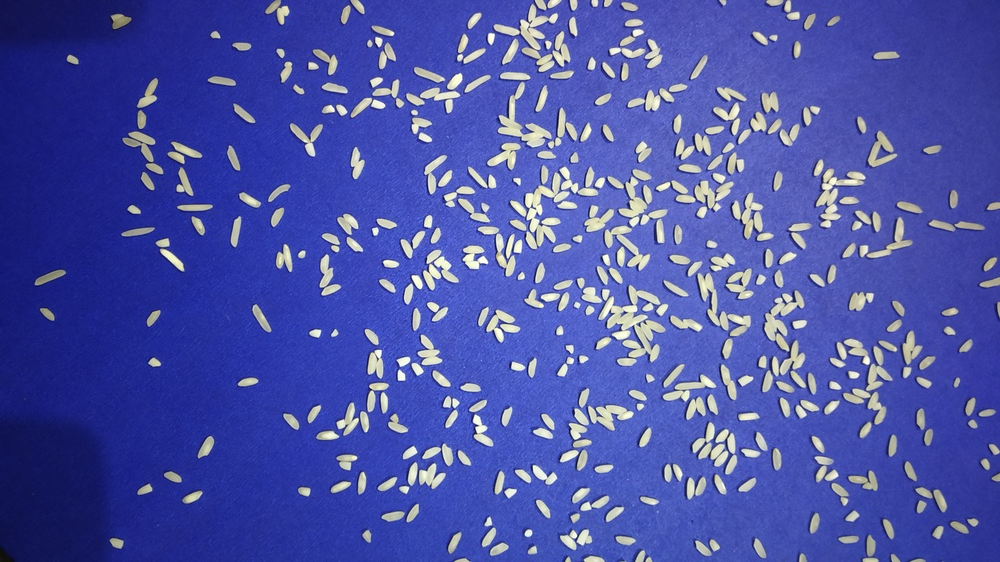
#> input picture image_1.jpg, 1000 x 562 px, shrunk from 4000 x 2250 before the run
$ python -i app.py   (imports and definitions only)
#> lines starting #> are read from the running program, lines starting #| are printed output that depends on the picture; after the words box and inside, x2 and y2 are one past the last pixel; in counts of white or black regions, pixels touching at a corner belong together
# Save this as app.py
import streamlit as st
import cv2
import numpy as np
from PIL import Image

# [1 line not run here, left out]

def process_seeds(image_array, area_threshold=200):
#> called with area_threshold = 200
    img = cv2.cvtColor(np.array(image_array), cv2.COLOR_RGB2BGR)
#> img is the input picture: shape (562, 1000, 3); mean B, G, R 166.6, 83.2, 74.8
    orig = img.copy()

    gray = cv2.cvtColor(img, cv2.COLOR_BGR2GRAY)
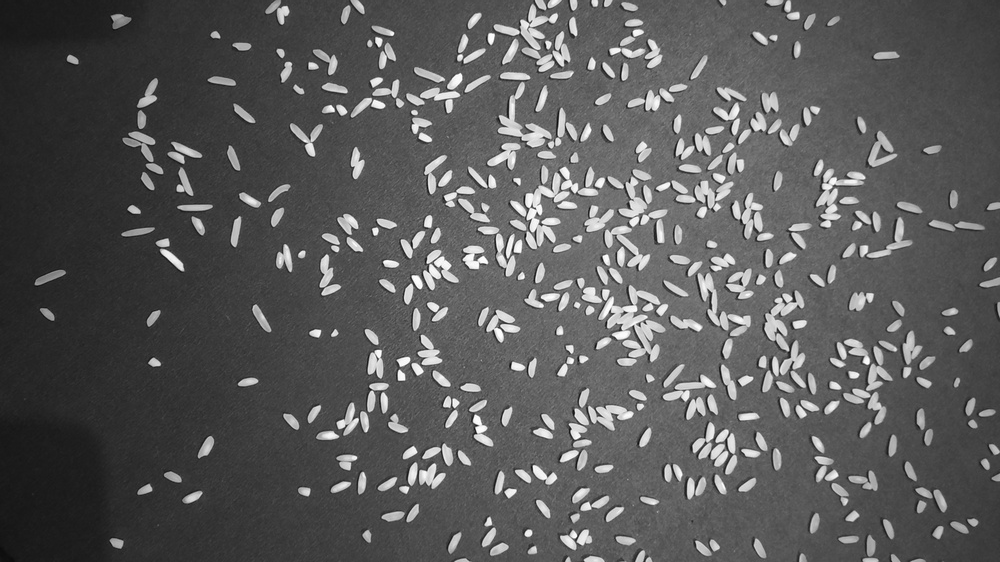
#> gray: shape (562, 1000); min 9, max 255, mean 90.2
    blur = cv2.GaussianBlur(gray, (5,5), 0)
    thresh = cv2.adaptiveThreshold(
        blur, 255,
        cv2.ADAPTIVE_THRESH_GAUSSIAN_C,
        cv2.THRESH_BINARY_INV,
        21, 1
    )
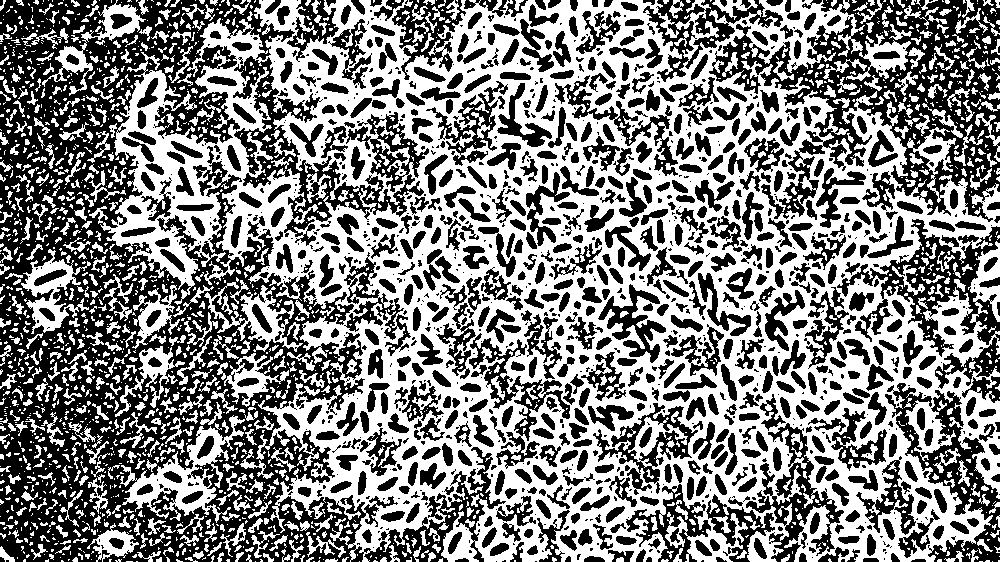
#> thresh: shape (562, 1000); 50.5% white; 1325 black regions (611 under 20 px)

    cnts, _ = cv2.findContours(thresh, cv2.RETR_EXTERNAL, cv2.CHAIN_APPROX_SIMPLE)
#> cnts = 1897 contours, 1487 with area under 20; largest, box (x1, y1, x2, y2) and area: (89, 0, 1000, 562) 341726, (120, 415, 245, 523) 3911, (21, 249, 91, 334) 2125, (204, 282, 303, 352) 1798, (42, 0, 146, 96) 1739
    output = orig.copy()
    seed_id = 0
    data = []

    for c in cnts:
        area = cv2.contourArea(c)
        if area < area_threshold:
            continue
        x, y, w, h = cv2.boundingRect(c)
        seed_id += 1
        mask = np.zeros(gray.shape, dtype=np.uint8)
        cv2.drawContours(mask, [c], -1, 255, -1)
        mean_val = cv2.mean(orig, mask=mask)[:3]

        brightness = int(np.mean(mean_val))
        if brightness < 85:
            color_label = 'dark'
        elif brightness < 170:
            color_label = 'medium'
        else:
            color_label = 'light'

        data.append({
            'id': seed_id,
            'size_px': area,
            'color': color_label
        })

        cv2.rectangle(output, (x,y), (x+w, y+h), (0,255,0), 2)
        cv2.putText(output, str(seed_id), (x, y-5),
                    cv2.FONT_HERSHEY_SIMPLEX, 0.6, (255,0,0), 2)
#> this loop made 1897 passes
#> (area, x, y, w, h, brightness, color_label) on passes 201, 584, 790, 823, 986, 995, 1019, 1081, 1682, 1852, 1869, 1886: (797, 87, 523, 52, 39, 69, 'dark'), (3911, 120, 415, 125, 108, 85, 'medium'), (1209.5, 224, 353, 65, 54, 93, 'medium'), (1039, 115, 346, 70, 71, 78, 'dark'), (1020, 132, 285, 48, 64, 80, 'dark'), (1797.5, 204, 282, 99, 70, 95, 'medium'), (266.5, 103, 274, 30, 47, 66, 'dark'), (2125, 21, 249, 70, 85, 69, 'dark'), (1056.5, 846, 34, 65, 47, 106, 'medium'), (246.5, 712, 0, 46, 20, 106, 'medium'), (341726.5, 89, 0, 911, 562, 124, 'medium'), (1739, 42, 0, 104, 96, 66, 'dark')
#> area on passes 28, 29, 51: 20.5, 23.5, 25
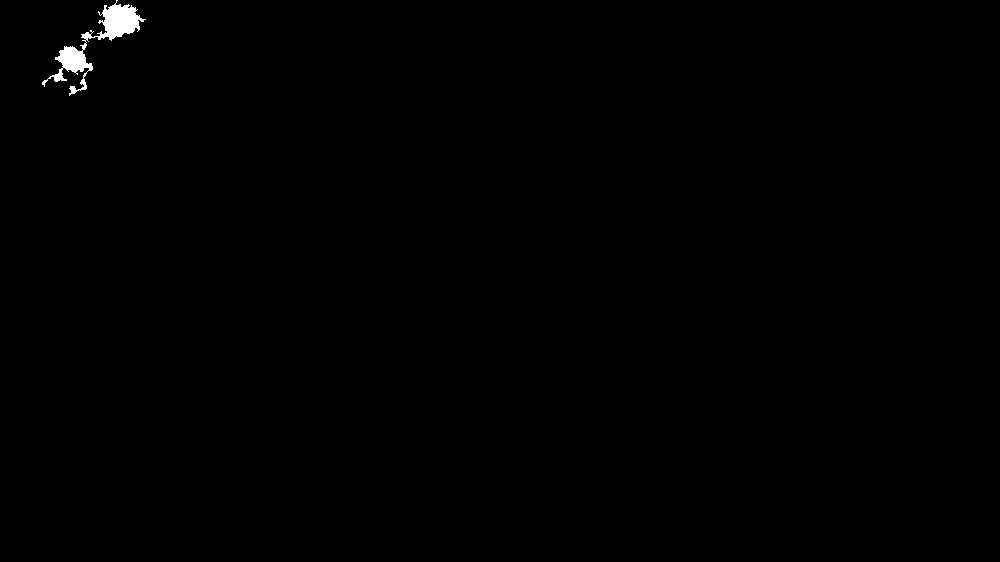
#> mask: shape (562, 1000); 0.36% white; 1 white region, box (x1, y1, x2, y2) and area: (42, 0, 146, 96) 2026
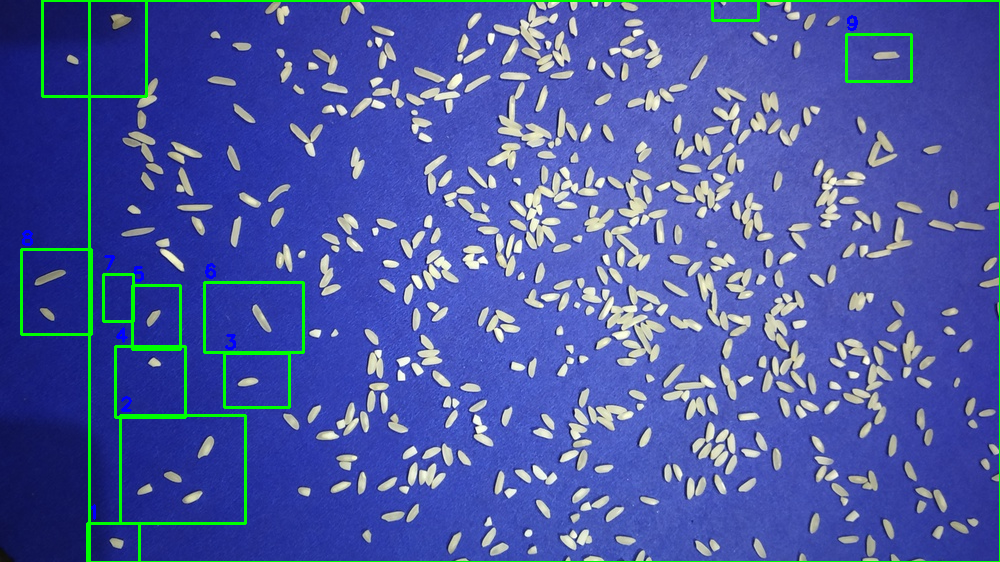
#> output: shape (562, 1000, 3); 2.41% of pixels changed, all inside (x1, y1, x2, y2) = (20, 0, 1000, 562)
#> after the loop, data = 12 items; seed_id = 12

    output_rgb = cv2.cvtColor(output, cv2.COLOR_BGR2RGB)
    orig_rgb = cv2.cvtColor(orig, cv2.COLOR_BGR2RGB)
    return orig_rgb, output_rgb, seed_id, data

# Upload image
# [16 lines not run here, left out]

>>> import cv2
>>> picture = cv2.cvtColor(cv2.imread('image_1.jpg'), cv2.COLOR_BGR2RGB)
>>> result = process_seeds(picture)

$ run again, on image_5.jpg
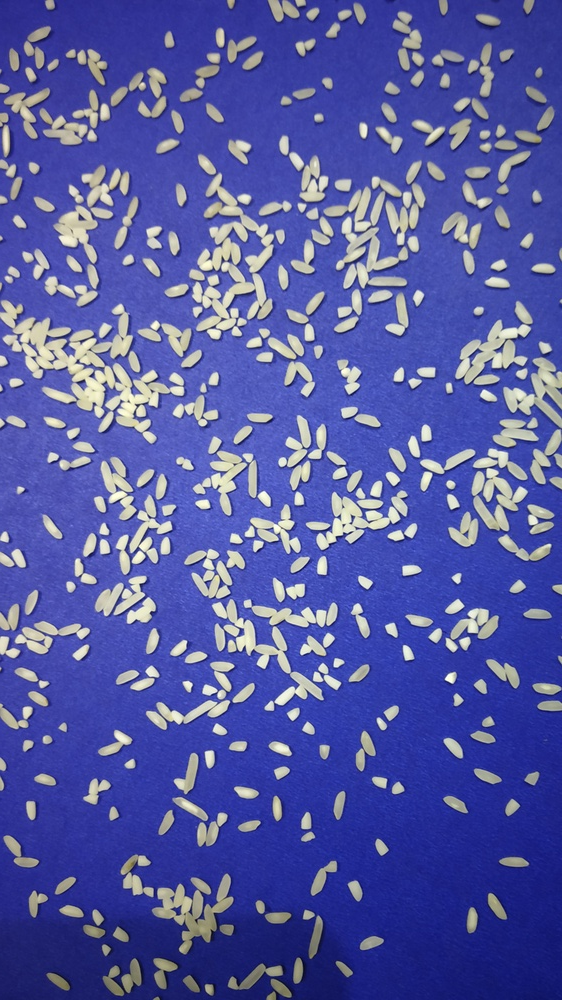
#> input picture image_5.jpg, 562 x 1000 px, shrunk from 2250 x 4000 before the run
#> in process_seeds, img is the input picture: shape (1000, 562, 3); mean B, G, R 162.7, 89.7, 84.3
#> in process_seeds, `thresh = cv2.adaptiveThreshold( blur, 255, cv2.ADAPTIVE_THRESH_GAUSSIA..`:
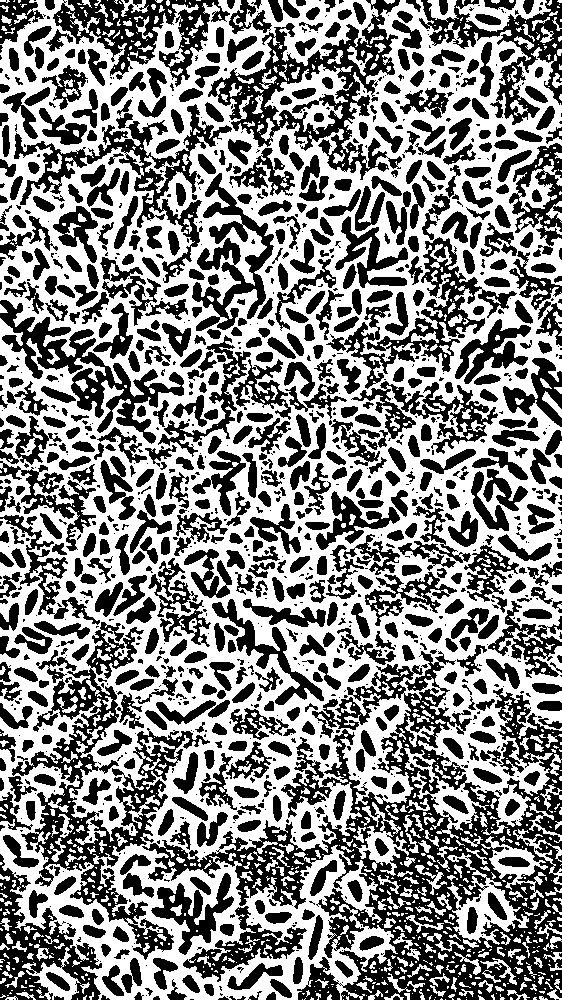
#> thresh: shape (1000, 562); 52.9% white; 1325 black regions (621 under 20 px)
#> cnts = 807 contours, 609 with area under 20; largest, box (x1, y1, x2, y2) and area: (0, 0, 562, 1000) 437124, (264, 64, 353, 134) 2640, (447, 853, 529, 948) 2452, (456, 0, 551, 32) 1281, (481, 836, 548, 899) 1254
#> the loop in process_seeds, `for c in cnts:` made 807 passes
#> (area, x, y, w, h, brightness, color_label) on passes 194, 402, 438, 451, 489, 673, 789, 792: (1027.5, 22, 947, 59, 53, 62, 'dark'), (2451.5, 447, 853, 82, 95, 75, 'dark'), (1254, 481, 836, 67, 63, 76, 'dark'), (303, 513, 829, 49, 56, 62, 'dark'), (1078, 353, 802, 56, 74, 83, 'dark'), (2640, 264, 64, 89, 70, 104, 'medium'), (1281, 456, 0, 95, 32, 88, 'medium'), (293.5, 427, 0, 32, 22, 82, 'dark')
#> after the loop in process_seeds, `for c in cnts:`:
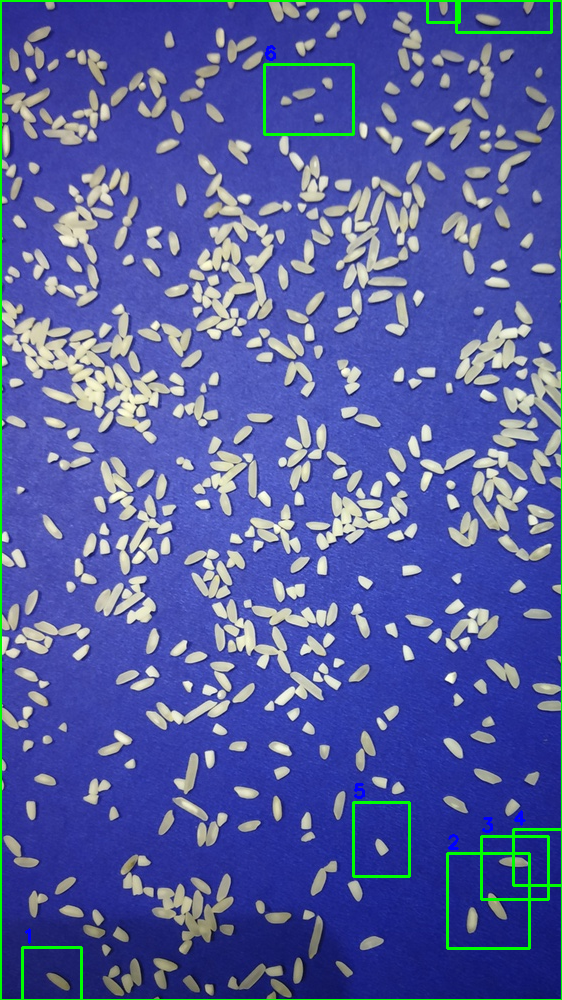
#> output: shape (1000, 562, 3); 1.84% of pixels changed, all inside (x1, y1, x2, y2) = (0, 0, 562, 1000)
#> after the loop in process_seeds, `for c in cnts:`: data = 9 items; seed_id = 9

$ run again, on broken_grain_1.jpg
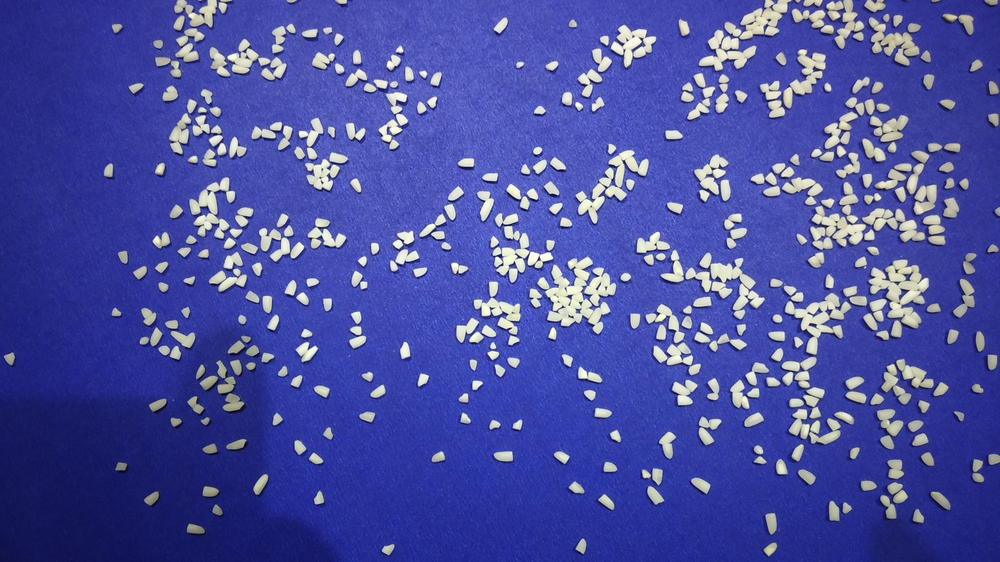
#> input picture broken_grain_1.jpg, 1000 x 562 px, shrunk from 4000 x 2250 before the run
#> in process_seeds, img is the input picture: shape (562, 1000, 3); mean B, G, R 160.5, 79.9, 73.9
#> in process_seeds, `thresh = cv2.adaptiveThreshold( blur, 255, cv2.ADAPTIVE_THRESH_GAUSSIA..`:
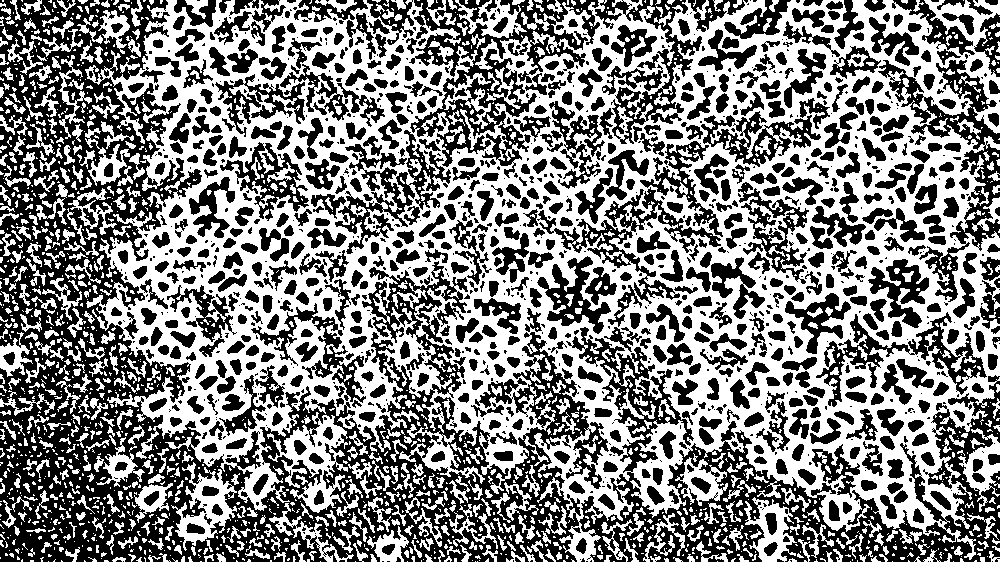
#> thresh: shape (562, 1000); 50.6% white; 1338 black regions (636 under 20 px)
#> cnts = 1611 contours, 1199 with area under 20; largest, box (x1, y1, x2, y2) and area: (85, 0, 1000, 562) 353118, (267, 412, 348, 513) 3178, (171, 462, 237, 551) 2277, (744, 497, 797, 562) 1665, (958, 428, 1000, 512) 1210
#> the loop in process_seeds, `for c in cnts:` made 1611 passes
#> (area, x, y, w, h, brightness, color_label) on passes 329, 389, 427, 493, 501, 538, 542, 606: (658.5, 367, 526, 42, 36, 86, 'medium'), (302, 601, 519, 32, 43, 76, 'dark'), (341.5, 643, 513, 42, 49, 75, 'dark'), (359, 449, 504, 49, 45, 76, 'dark'), (678.5, 269, 503, 85, 59, 56, 'dark'), (1665, 744, 497, 53, 65, 89, 'medium'), (248, 405, 497, 37, 50, 76, 'dark'), (649.5, 134, 483, 39, 40, 61, 'dark')
#> after the loop in process_seeds, `for c in cnts:`:
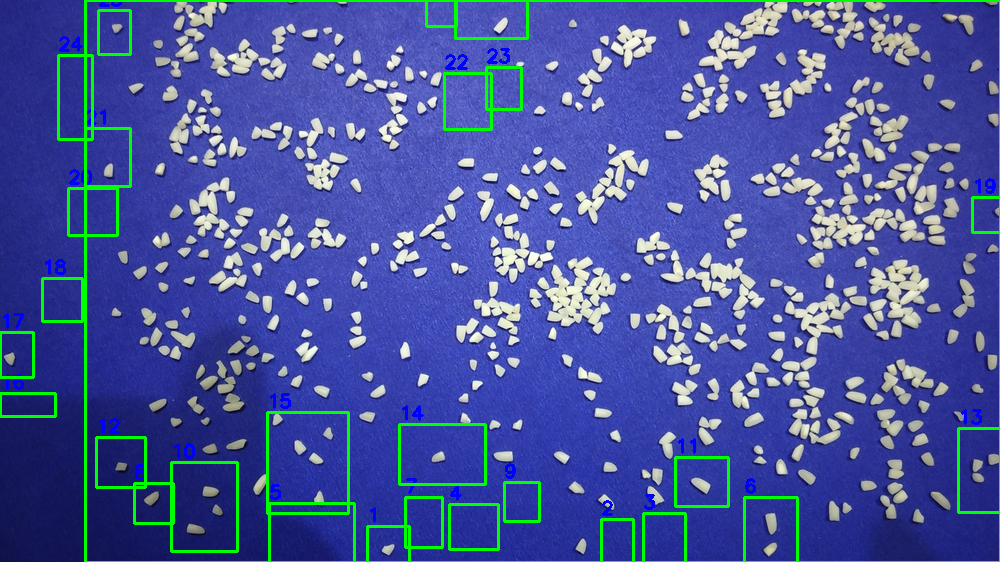
#> output: shape (562, 1000, 3); 3.95% of pixels changed, all inside (x1, y1, x2, y2) = (0, 0, 1000, 562)
#> after the loop in process_seeds, `for c in cnts:`: data = 28 items; seed_id = 28

$ run again, on broken_grain_3.jpg
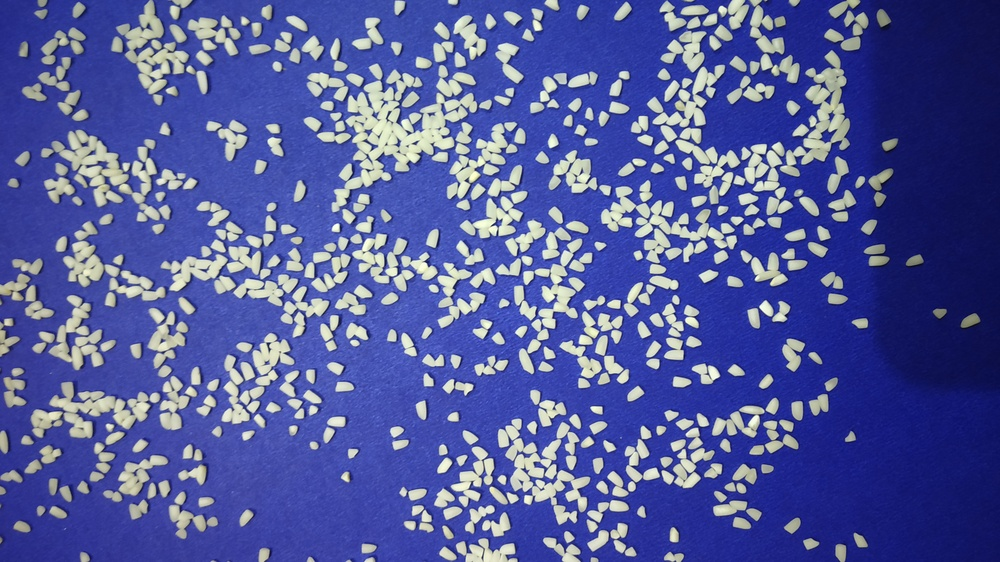
#> input picture broken_grain_3.jpg, 1000 x 562 px, shrunk from 4000 x 2250 before the run
#> in process_seeds, img is the input picture: shape (562, 1000, 3); mean B, G, R 156.3, 90.9, 82.7
#> in process_seeds, `thresh = cv2.adaptiveThreshold( blur, 255, cv2.ADAPTIVE_THRESH_GAUSSIA..`:
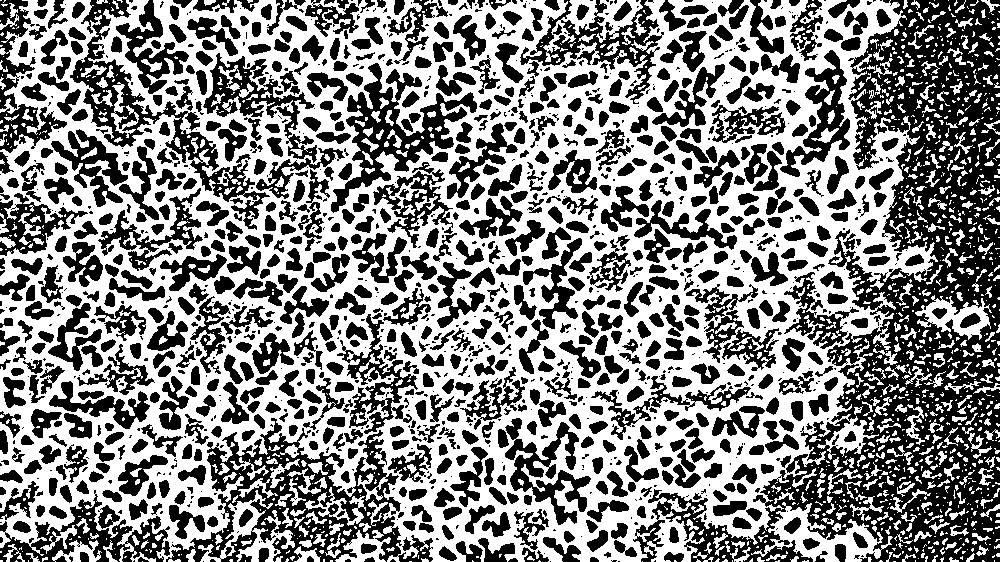
#> thresh: shape (562, 1000); 52.1% white; 1381 black regions (586 under 20 px)
#> cnts = 1288 contours, 1039 with area under 20; largest, box (x1, y1, x2, y2) and area: (0, 0, 938, 562) 411654, (751, 502, 893, 562) 3019, (543, 0, 643, 62) 1942, (198, 490, 295, 562) 1781, (915, 295, 992, 340) 1541
#> the loop in process_seeds, `for c in cnts:` made 1288 passes
#> (area, x, y, w, h, brightness, color_label) on passes 121, 167, 273, 322, 334, 695, 1069, 1275: (395, 52, 540, 50, 22, 79, 'dark'), (785.5, 335, 530, 56, 32, 107, 'medium'), (3019, 751, 502, 142, 60, 73, 'dark'), (1781, 198, 490, 97, 72, 100, 'medium'), (590, 305, 487, 61, 39, 98, 'medium'), (1541, 915, 295, 77, 45, 50, 'dark'), (338.5, 111, 82, 28, 56, 91, 'medium'), (1942, 543, 0, 100, 62, 100, 'medium')
#> after the loop in process_seeds, `for c in cnts:`:
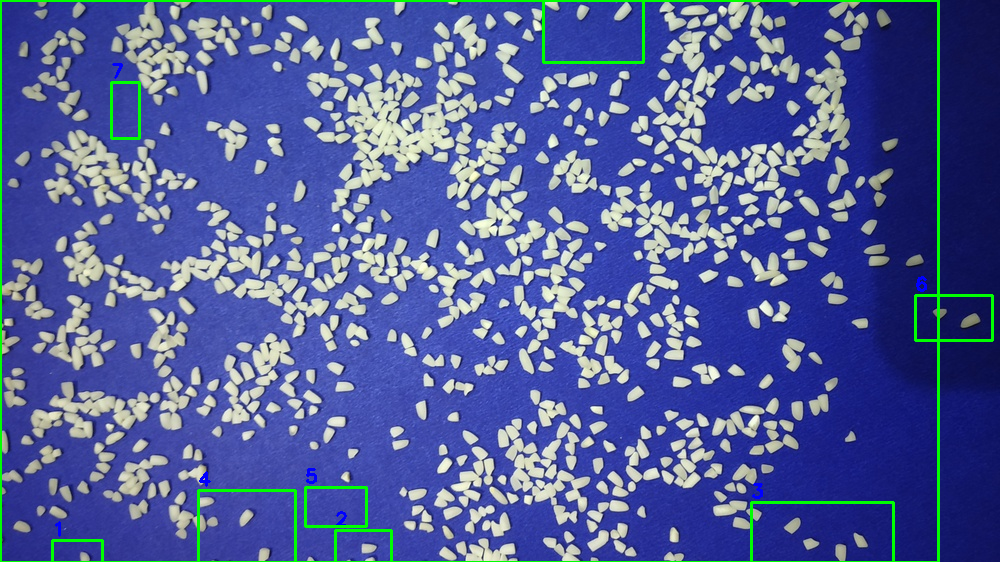
#> output: shape (562, 1000, 3); 1.92% of pixels changed, all inside (x1, y1, x2, y2) = (0, 0, 994, 562)
#> after the loop in process_seeds, `for c in cnts:`: data = 9 items; seed_id = 9
